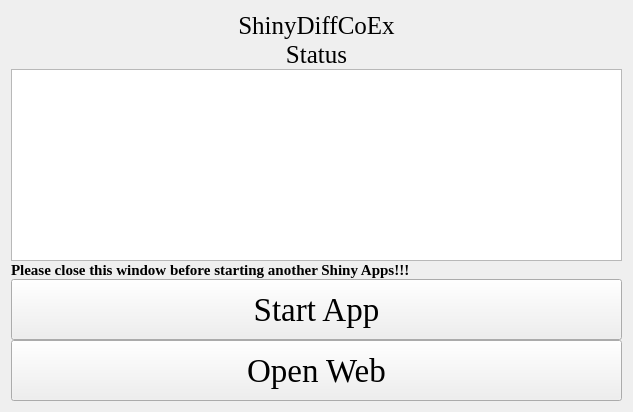
<?xml version="1.0" encoding="UTF-8"?>
<ui version="4.0">
 <class>Form</class>
 <widget class="QWidget" name="Form">
  <property name="geometry">
   <rect>
    <x>0</x>
    <y>0</y>
    <width>633</width>
    <height>412</height>
   </rect>
  </property>
  <property name="windowTitle">
   <string>Form</string>
  </property>
  <property name="styleSheet">
   <string notr="true">background-image: url(D:/tools/Pycharm/pyqt/logo/green_back.png);</string>
  </property>
  <layout class="QGridLayout" name="gridLayout_4">
   <property name="verticalSpacing">
    <number>0</number>
   </property>
   <item row="0" column="0">
    <layout class="QGridLayout" name="gridLayout_5">
     <property name="verticalSpacing">
      <number>0</number>
     </property>
     <item row="0" column="0" colspan="3">
      <widget class="QLabel" name="label">
       <property name="sizePolicy">
        <sizepolicy hsizetype="Preferred" vsizetype="Fixed">
         <horstretch>0</horstretch>
         <verstretch>0</verstretch>
        </sizepolicy>
       </property>
       <property name="font">
        <font>
         <family>Times New Roman</family>
         <pointsize>19</pointsize>
        </font>
       </property>
       <property name="text">
        <string>ShinyDiffCoEx</string>
       </property>
       <property name="alignment">
        <set>Qt::AlignCenter</set>
       </property>
      </widget>
     </item>
     <item row="3" column="0" colspan="3">
      <widget class="QLabel" name="label_4">
       <property name="sizePolicy">
        <sizepolicy hsizetype="Preferred" vsizetype="Fixed">
         <horstretch>0</horstretch>
         <verstretch>0</verstretch>
        </sizepolicy>
       </property>
       <property name="font">
        <font>
         <family>Times New Roman</family>
         <pointsize>19</pointsize>
        </font>
       </property>
       <property name="text">
        <string>Status</string>
       </property>
       <property name="alignment">
        <set>Qt::AlignCenter</set>
       </property>
      </widget>
     </item>
     <item row="5" column="0" rowspan="2" colspan="3">
      <widget class="QTextBrowser" name="textBrowser">
       <property name="styleSheet">
        <string notr="true">background-image: url(D:/Documents/Desktop/white.png)</string>
       </property>
      </widget>
     </item>
     <item row="7" column="0" colspan="3">
      <widget class="QLabel" name="label_3">
       <property name="sizePolicy">
        <sizepolicy hsizetype="Preferred" vsizetype="Fixed">
         <horstretch>0</horstretch>
         <verstretch>0</verstretch>
        </sizepolicy>
       </property>
       <property name="font">
        <font>
         <family>Times New Roman</family>
         <pointsize>11</pointsize>
         <weight>75</weight>
         <bold>true</bold>
        </font>
       </property>
       <property name="text">
        <string>Please close this window before starting another Shiny Apps!!!</string>
       </property>
      </widget>
     </item>
     <item row="8" column="0" colspan="3">
      <widget class="QPushButton" name="pushButton">
       <property name="sizePolicy">
        <sizepolicy hsizetype="Preferred" vsizetype="Preferred">
         <horstretch>0</horstretch>
         <verstretch>0</verstretch>
        </sizepolicy>
       </property>
       <property name="font">
        <font>
         <family>Times New Roman</family>
         <pointsize>25</pointsize>
        </font>
       </property>
       <property name="text">
        <string>Start App</string>
       </property>
      </widget>
     </item>
     <item row="9" column="0" colspan="3">
      <widget class="QPushButton" name="pushButton_2">
       <property name="sizePolicy">
        <sizepolicy hsizetype="Preferred" vsizetype="Preferred">
         <horstretch>0</horstretch>
         <verstretch>0</verstretch>
        </sizepolicy>
       </property>
       <property name="font">
        <font>
         <family>Times New Roman</family>
         <pointsize>25</pointsize>
        </font>
       </property>
       <property name="text">
        <string>Open Web</string>
       </property>
      </widget>
     </item>
    </layout>
   </item>
  </layout>
 </widget>
 <resources/>
 <connections/>
</ui>
